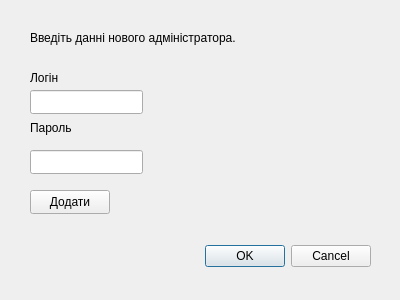
<?xml version="1.0" encoding="UTF-8"?>
<ui version="4.0">
 <class>AddNewAdmin</class>
 <widget class="QDialog" name="AddNewAdmin">
  <property name="geometry">
   <rect>
    <x>0</x>
    <y>0</y>
    <width>400</width>
    <height>300</height>
   </rect>
  </property>
  <property name="windowTitle">
   <string>Dialog</string>
  </property>
  <widget class="QDialogButtonBox" name="buttonBox">
   <property name="geometry">
    <rect>
     <x>30</x>
     <y>240</y>
     <width>341</width>
     <height>32</height>
    </rect>
   </property>
   <property name="orientation">
    <enum>Qt::Orientation::Horizontal</enum>
   </property>
   <property name="standardButtons">
    <set>QDialogButtonBox::StandardButton::Cancel|QDialogButtonBox::StandardButton::Ok</set>
   </property>
  </widget>
  <widget class="QLabel" name="heading_label">
   <property name="geometry">
    <rect>
     <x>30</x>
     <y>30</y>
     <width>281</width>
     <height>16</height>
    </rect>
   </property>
   <property name="text">
    <string>Введіть данні нового адміністратора.</string>
   </property>
  </widget>
  <widget class="QLineEdit" name="newAdmLogin">
   <property name="geometry">
    <rect>
     <x>30</x>
     <y>90</y>
     <width>113</width>
     <height>24</height>
    </rect>
   </property>
  </widget>
  <widget class="QLineEdit" name="newAdmPass">
   <property name="geometry">
    <rect>
     <x>30</x>
     <y>150</y>
     <width>113</width>
     <height>24</height>
    </rect>
   </property>
  </widget>
  <widget class="QLabel" name="login_label">
   <property name="geometry">
    <rect>
     <x>30</x>
     <y>70</y>
     <width>49</width>
     <height>16</height>
    </rect>
   </property>
   <property name="text">
    <string>Логін</string>
   </property>
  </widget>
  <widget class="QLabel" name="password_label">
   <property name="geometry">
    <rect>
     <x>30</x>
     <y>120</y>
     <width>49</width>
     <height>16</height>
    </rect>
   </property>
   <property name="text">
    <string>Пароль</string>
   </property>
  </widget>
  <widget class="QPushButton" name="createAdminBtn">
   <property name="geometry">
    <rect>
     <x>30</x>
     <y>190</y>
     <width>80</width>
     <height>24</height>
    </rect>
   </property>
   <property name="text">
    <string>Додати</string>
   </property>
  </widget>
  <widget class="QLabel" name="additionResult_label">
   <property name="geometry">
    <rect>
     <x>30</x>
     <y>220</y>
     <width>231</width>
     <height>16</height>
    </rect>
   </property>
   <property name="text">
    <string/>
   </property>
  </widget>
 </widget>
 <resources/>
 <connections>
  <connection>
   <sender>buttonBox</sender>
   <signal>accepted()</signal>
   <receiver>AddNewAdmin</receiver>
   <slot>accept()</slot>
   <hints>
    <hint type="sourcelabel">
     <x>248</x>
     <y>254</y>
    </hint>
    <hint type="destinationlabel">
     <x>157</x>
     <y>274</y>
    </hint>
   </hints>
  </connection>
  <connection>
   <sender>buttonBox</sender>
   <signal>rejected()</signal>
   <receiver>AddNewAdmin</receiver>
   <slot>reject()</slot>
   <hints>
    <hint type="sourcelabel">
     <x>316</x>
     <y>260</y>
    </hint>
    <hint type="destinationlabel">
     <x>286</x>
     <y>274</y>
    </hint>
   </hints>
  </connection>
 </connections>
</ui>
